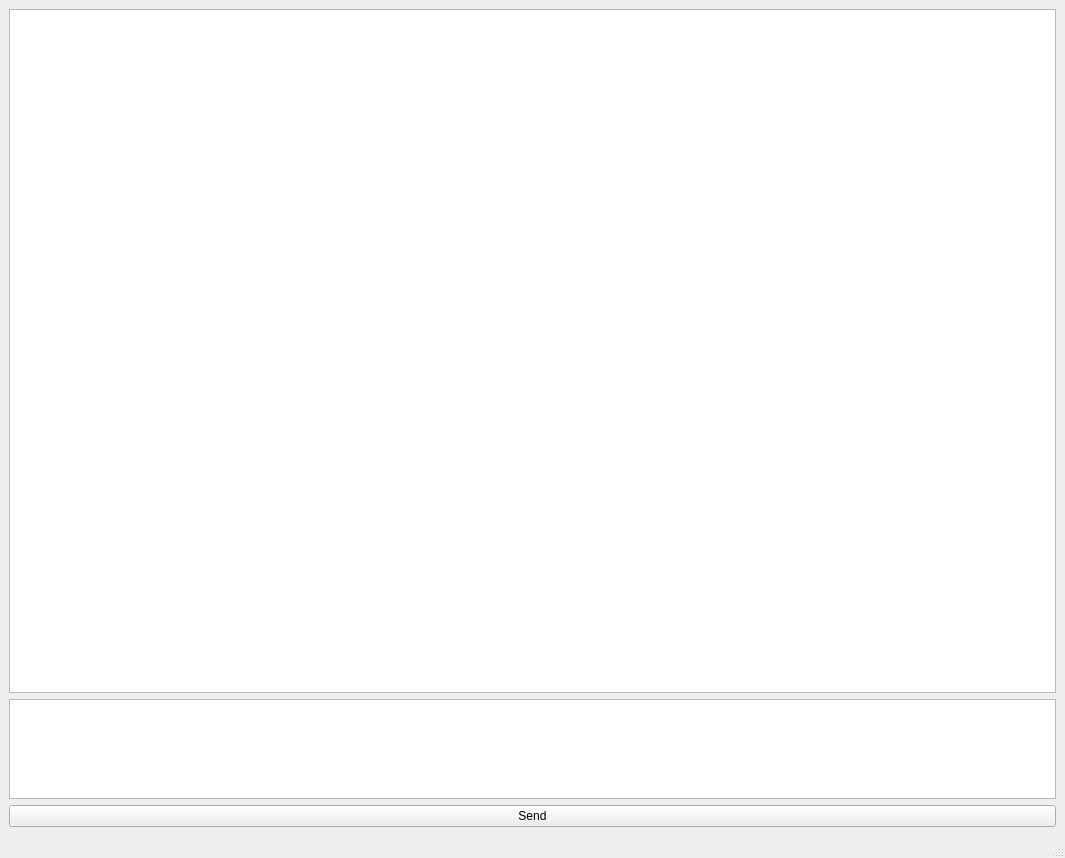
<?xml version="1.0" encoding="UTF-8"?>
<ui version="4.0">
 <class>MainWindow</class>
 <widget class="QMainWindow" name="MainWindow">
  <property name="geometry">
   <rect>
    <x>0</x>
    <y>0</y>
    <width>1065</width>
    <height>858</height>
   </rect>
  </property>
  <property name="windowTitle">
   <string>MainWindow</string>
  </property>
  <widget class="QWidget" name="centralwidget">
   <layout class="QVBoxLayout" name="verticalLayout_2">
    <item>
     <widget class="QScrollArea" name="scrollArea">
      <property name="sizePolicy">
       <sizepolicy hsizetype="Minimum" vsizetype="Expanding">
        <horstretch>0</horstretch>
        <verstretch>0</verstretch>
       </sizepolicy>
      </property>
      <property name="widgetResizable">
       <bool>true</bool>
      </property>
      <widget class="QWidget" name="scrollAreaWidgetContents">
       <property name="geometry">
        <rect>
         <x>0</x>
         <y>0</y>
         <width>1045</width>
         <height>675</height>
        </rect>
       </property>
       <property name="styleSheet">
        <string notr="true">background-color: white;</string>
       </property>
       <layout class="QVBoxLayout" name="verticalLayout">
        <item>
         <spacer name="verticalSpacer">
          <property name="orientation">
           <enum>Qt::Vertical</enum>
          </property>
          <property name="sizeHint" stdset="0">
           <size>
            <width>20</width>
            <height>40</height>
           </size>
          </property>
         </spacer>
        </item>
       </layout>
      </widget>
     </widget>
    </item>
    <item>
     <widget class="QTextEdit" name="inputTextEdit">
      <property name="sizePolicy">
       <sizepolicy hsizetype="Preferred" vsizetype="Maximum">
        <horstretch>0</horstretch>
        <verstretch>0</verstretch>
       </sizepolicy>
      </property>
      <property name="minimumSize">
       <size>
        <width>0</width>
        <height>100</height>
       </size>
      </property>
      <property name="maximumSize">
       <size>
        <width>16777215</width>
        <height>100</height>
       </size>
      </property>
      <property name="baseSize">
       <size>
        <width>0</width>
        <height>10</height>
       </size>
      </property>
     </widget>
    </item>
    <item>
     <widget class="QPushButton" name="sendButton">
      <property name="text">
       <string>Send</string>
      </property>
     </widget>
    </item>
   </layout>
  </widget>
  <widget class="QStatusBar" name="statusbar"/>
 </widget>
 <resources/>
 <connections/>
</ui>
